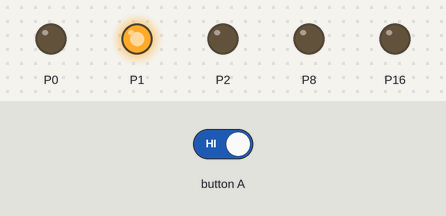
This program was run on a simulated BBC micro:bit (MakeCode). On the bench: output pins drawn as LEDs (lit = HIGH). The test bench sets the inputs (shaded band).

Above: at 1.2 s.
1.3 s: button A held down
At 3.0 s:
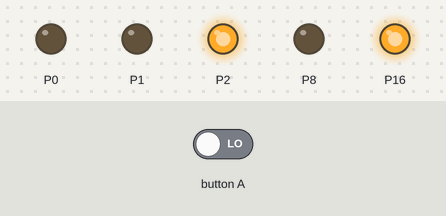
At 5.3 s:
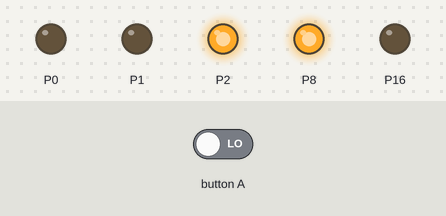
Timing chart, 0 to 15.5 s (numbered marks = the images above; inputs shaded):
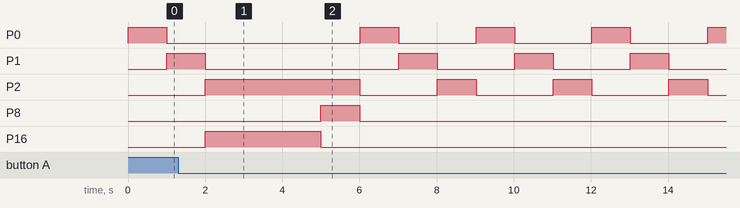

The program:

main.ts
```typescript
//  Vert = P0
//  Jaune = P1
//  Rouge = P2
//  LED Jaune = P8
//  LED Blanc = P16
// cycle pieton
function cycle_pieton() {
    pins.digitalWritePin(DigitalPin.P0, 1)
    // v
    pins.digitalWritePin(DigitalPin.P2, 0)
    // r
    basic.pause(1000)
    pins.digitalWritePin(DigitalPin.P1, 1)
    // j
    pins.digitalWritePin(DigitalPin.P0, 0)
    // v
    basic.pause(1000)
    pins.digitalWritePin(DigitalPin.P1, 0)
    // j
    pins.digitalWritePin(DigitalPin.P2, 1)
    // r
    pins.digitalWritePin(DigitalPin.P0, 0)
    // v
    pins.digitalWritePin(DigitalPin.P16, 1)
    // b
    basic.pause(3000)
    pins.digitalWritePin(DigitalPin.P16, 0)
    // b
    pins.digitalWritePin(DigitalPin.P8, 1)
    // jl
    basic.pause(1000)
    pins.digitalWritePin(DigitalPin.P8, 0)
    // jl
    pins.digitalWritePin(DigitalPin.P2, 0)
}

// r
// cycle normale
function cycle() {
    pins.digitalWritePin(DigitalPin.P0, 1)
    pins.digitalWritePin(DigitalPin.P1, 0)
    pins.digitalWritePin(DigitalPin.P2, 0)
    basic.pause(1000)
    pins.digitalWritePin(DigitalPin.P0, 0)
    // v
    pins.digitalWritePin(DigitalPin.P1, 1)
    // J
    pins.digitalWritePin(DigitalPin.P2, 0)
    // r
    basic.pause(1000)
    pins.digitalWritePin(DigitalPin.P2, 1)
    // r
    pins.digitalWritePin(DigitalPin.P1, 0)
    // j
    pins.digitalWritePin(DigitalPin.P0, 0)
    // v
    basic.pause(1000)
}

basic.forever(function on_forever() {
    while (input.buttonIsPressed(Button.A)) {
        cycle()
    }
    cycle_pieton()
})
```

test.ts
```typescript
// les tests vont ici ; cela ne sera pas compilé si ce paquet est utilisé en tant qu'extension.
```

Measured:
- after the input at 1.3 s, P0: alternates HIGH for 1.0 s and LOW for 2.0 s, starting after 7.7 s; P8: goes on until 6.0 s, then stays LOW; P16: goes on until 5.0 s, then stays LOW
- by itself, P1: repeats every 3.0 s: HIGH 1.0 s, LOW 2.0 s
- by itself, P2: repeats every 3.0 s: LOW 2.0 s, HIGH 1.0 s
